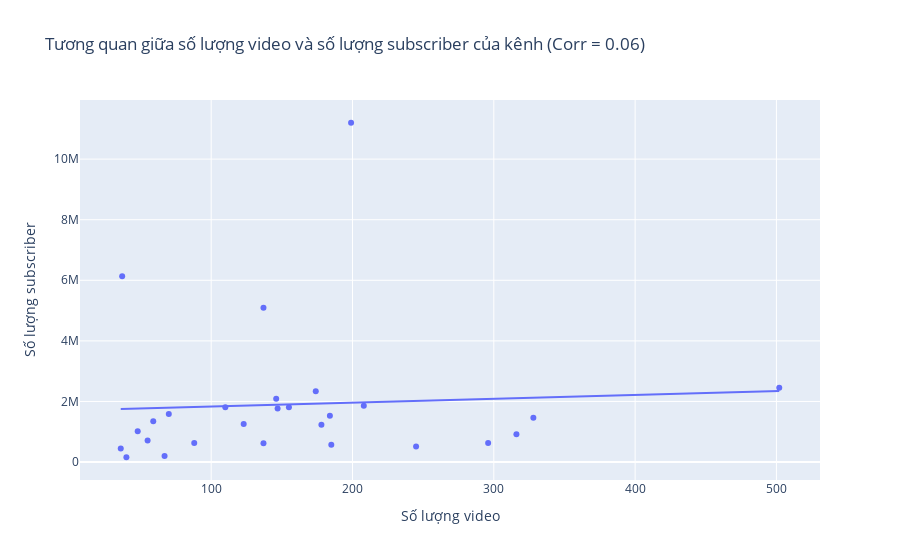

Notebook cell for this chart:
### Markdown cell above
### Tương quan Tổng video và Lượt đăng ký

### Code cell
merged_data = pd.merge(videos_per_channel, dfsub[['Tên kênh', 'Số lượt đăng ký']], on='Tên kênh')
correlation = merged_data['Số lượt đăng ký'].corr(merged_data['Số lượng video'])

fig = px.scatter(merged_data, x='Số lượng video', y='Số lượt đăng ký',
                 title=f'Tương quan giữa số lượng video và số lượng subscriber của kênh (Corr = {correlation:.2f})',
                 labels={'Số lượng video': 'Số lượng video', 'Số lượt đăng ký': 'Số lượng subscriber'},
                 hover_name='Tên kênh',
                 trendline='ols') 
fig.show()

### Figure 1 — Plotly figure (JSON) as saved in the notebook; plotly's stock layout.template omitted (floating-point values rounded to 4 significant figures)
{"data": [{"hovertemplate": "<b>%{hovertext}</b><br><br>Số lượng video=%{x}<br>Số lượng subscriber=%{y}<extra></extra>", "hovertext": ["AMEE", "BÍCH PHƯƠNG", "Chi Pu Official", "Dương Domic", "ERIK Official", "HIEUTHUHAI", "Hoàng Thùy Linh", "Hòa Minzy", "Hương Tràm Charmy pham", "J97", "JustaTeeMusic", "MCK // Nger", "MIN OFFICIAL", "Mono Official", "My Tam", "Noo Phước Thịnh", "Phan Mạnh Quỳnh Official", "Pháo Northside", "Phương Mỹ Chi", "Sơn Tùng M-TP Official", "Trúc Nhân", "Vũ Cát Tường", "Vũ Official", "Wowy", "tlinh", "Đen Vâu Official", "ĐÔNG NHI"], "legendgroup": "", "marker": {"color": "#636efa", "symbol": "circle"}, "mode": "markers", "name": "", "orientation": "v", "showlegend": false, "type": "scatter", "x": [40, 174, 328, 67, 155, 48, 184, 147, 316, 37, 59, 55, 146, 88, 502, 208, 70, 36, 296, 199, 110, 245, 123, 178, 137, 137, 185], "xaxis": "x", "y": [159000, 2340000, 1460000, 199000, 1810000, 1020000, 1530000, 1770000, 919000, 6130000, 1350000, 716000, 2090000, 626000, 2450000, 1860000, 1590000, 451000, 626000, 11200000, 1810000, 512000, 1260000, 1230000, 621000, 5090000, 572000], "yaxis": "y"}, {"hovertemplate": "<b>OLS trendline</b><br>Số lượt đăng ký = 1275.61 * Số lượng video + 1.70163e+06<br>R<sup>2</sup>=0.003657<br><br>Số lượng video=%{x}<br>Số lượng subscriber=%{y} <b>(trend)</b><extra></extra>", "legendgroup": "", "marker": {"color": "#636efa", "symbol": "circle"}, "mode": "lines", "name": "", "showlegend": false, "type": "scatter", "x": [36, 37, 40, 48, 55, 59, 67, 70, 88, 110, 123, 137, 137, 146, 147, 155, 174, 178, 184, 185, 199, 208, 245, 296, 316, 328, 502], "xaxis": "x", "y": [1748000.0, 1749000.0, 1753000.0, 1763000.0, 1772000.0, 1777000.0, 1787000.0, 1791000.0, 1814000.0, 1842000.0, 1859000.0, 1876000.0, 1876000.0, 1888000.0, 1889000.0, 1899000.0, 1924000.0, 1929000.0, 1936000.0, 1938000.0, 1955000.0, 1967000.0, 2014000.0, 2079000.0, 2105000.0, 2120000.0, 2342000.0], "yaxis": "y"}], "layout": {"legend": {"tracegroupgap": 0}, "title": {"text": "Tương quan giữa số lượng video và số lượng subscriber của kênh (Corr = 0.06)"}, "xaxis": {"anchor": "y", "domain": [0, 1], "title": {"text": "Số lượng video"}}, "yaxis": {"anchor": "x", "domain": [0, 1], "title": {"text": "Số lượng subscriber"}}}}
